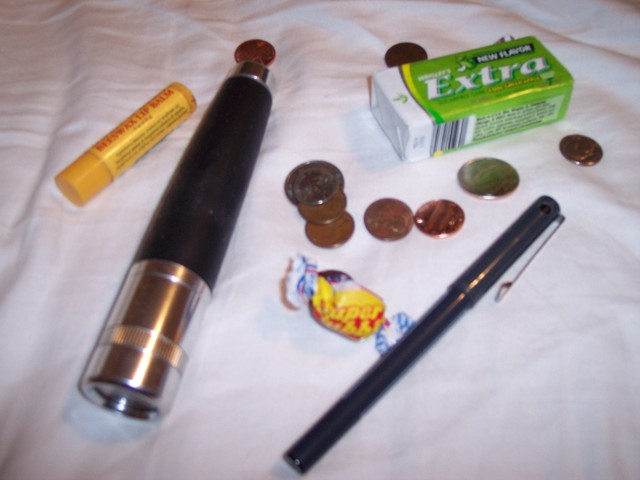
#> input picture Data/Check/December2014/ukbench08326.jpg, 640 x 480 px, given as the content of the folder ../Data/Check/December2014/ukbench08326.jpg, which was not available
$ python imagehash.py --source ../Data/Check/December2014/ukbench08326.jpg --check ../Data/Check/December2014/ukbench08349.jpg
#> lines starting #> are read from the running program, lines starting #| are printed output that depends on the picture; pictures that were not available may be replaced by others from this repository, and a replacement may not be noted
from imutils import paths
import argparse
import sys
import cv2
import os

def dhash(image, hashSize=8):

	resized = cv2.resize(image, (hashSize + 1, hashSize))
	diff = resized[:, 1:] > resized[:, :-1]

	return sum([2 ** i for (i, v) in enumerate(diff.flatten()) if v])

ap = argparse.ArgumentParser()
ap.add_argument("-s", "--source", required=True,
	help="dataset of images to search through ")
ap.add_argument("-c", "--check", required=True,
	help="set of images we are searching for ")
args = vars(ap.parse_args())

print("Computing hashes for \"source\"...")
haystackPaths = list(paths.list_images(args["source"]))
needlePaths = list(paths.list_images(args["check"]))

if sys.platform != "win32":
	haystackPaths = [p.replace("\\", "") for p in haystackPaths]
	needlePaths = [p.replace("\\", "") for p in needlePaths]

BASE_PATHS = set([p.split(os.path.sep)[-2] for p in needlePaths])
haystack = {}

for p in haystackPaths:
	image = cv2.imread(p)
#> image is the input picture: shape (480, 640, 3); mean B, G, R 161.7, 159.6, 168.1

	if image is None:
		continue

	image = cv2.cvtColor(image, cv2.COLOR_BGR2GRAY)
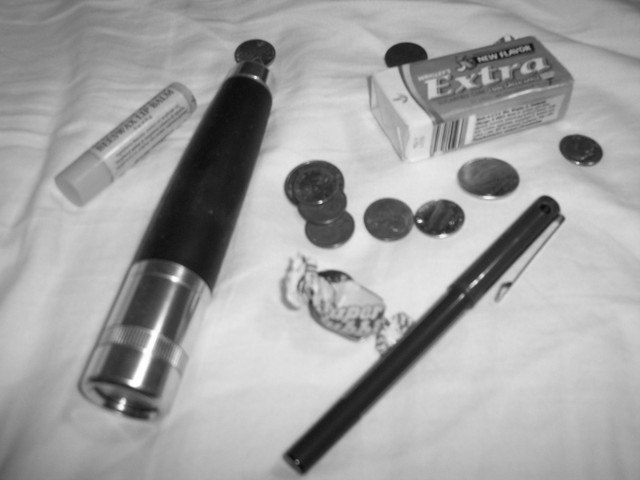
#> image: shape (480, 640); min 12, max 255, mean 162.4
	imageHash = dhash(image)
#> imageHash = 3976190376746338719

	l = haystack.get(imageHash, [])
#> l = []
	l.append(p)
	haystack[imageHash] = l

print("Computing hashes for \"check\" images...")

for p in needlePaths:
	image = cv2.imread(p)

	if image is None:
		continue

	image = cv2.cvtColor(image, cv2.COLOR_BGR2GRAY)
	imageHash = dhash(image)

	matchedPaths = haystack.get(imageHash, [])
#> matchedPaths = 1 item

	for matchedPath in matchedPaths:
		b = p.split(os.path.sep)[-2]

		if b in BASE_PATHS:
			BASE_PATHS.remove(b)
#> this loop made 1 pass
#> b on pass 1: '_only'
#> after the loop, BASE_PATHS = 0 items

print("Check the following directories...")

for b in BASE_PATHS:
	print("{}".format(b))
#> this loop made 0 passes

$ run again, on Data/Check/OldPhone/e4edf6e4.jpg
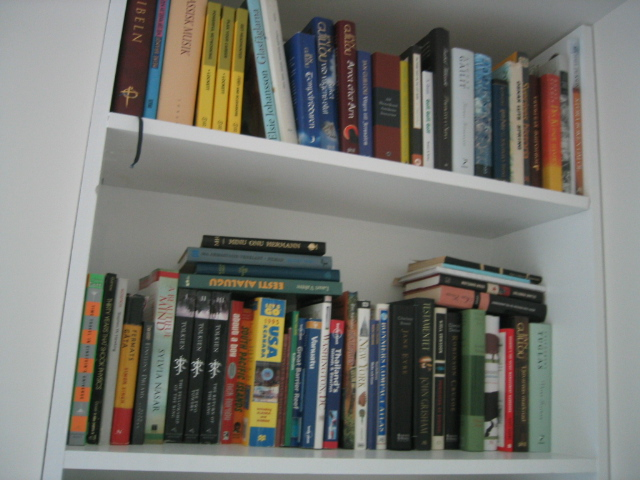
#> input picture Data/Check/OldPhone/e4edf6e4.jpg, 640 x 480 px, given as the content of the folder ../Data/Check/OldPhone/e4edf6e4.jpg, which was not available
#> image is the input picture: shape (480, 640, 3); mean B, G, R 113.2, 119, 119.1
#> `image = cv2.cvtColor(image, cv2.COLOR_BGR2GRAY)`:
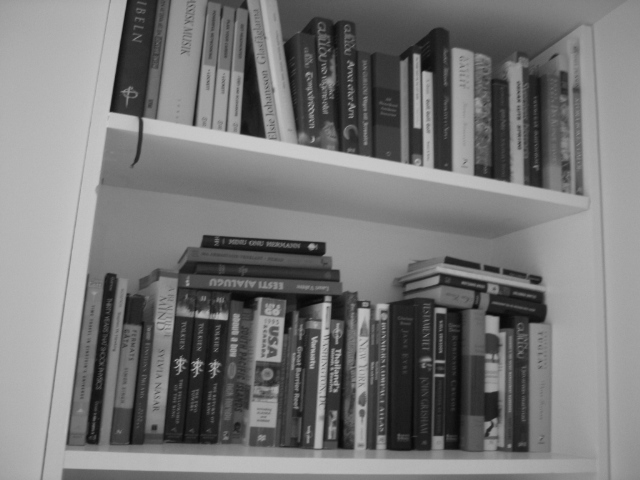
#> image: shape (480, 640); min 7, max 204, mean 118.4
#> imageHash = 16495819641972500969
#> l = []
#> matchedPaths = 1 item
#> the loop `for matchedPath in matchedPaths:` made 1 pass
#> b on pass 1: '_only'
#> after the loop `for matchedPath in matchedPaths:`: BASE_PATHS = 0 items

$ run again, on Data/Check/PIX/ukbench08376.jpg
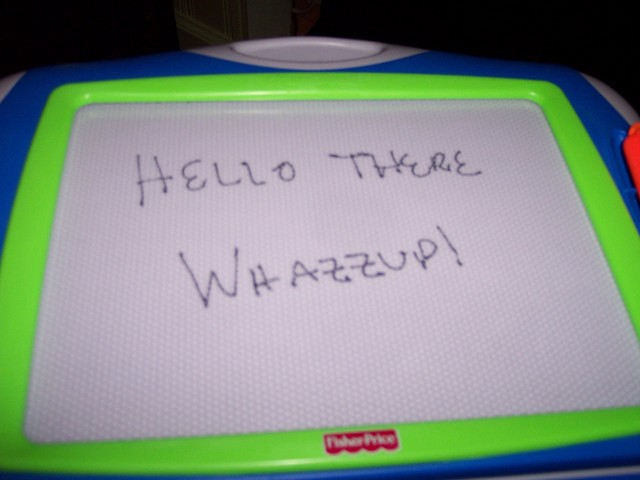
#> input picture Data/Check/PIX/ukbench08376.jpg, 640 x 480 px, given as the content of the folder ../Data/Check/PIX/ukbench08376.jpg, which was not available
#> image is the input picture: shape (480, 640, 3); mean B, G, R 132.4, 141.7, 129.9
#> `image = cv2.cvtColor(image, cv2.COLOR_BGR2GRAY)`:
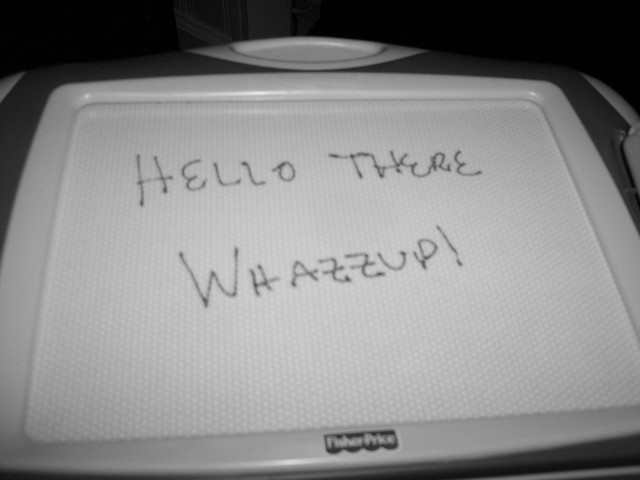
#> image: shape (480, 640); min 0, max 231, mean 137.1
#> imageHash = 3390945721911807750
#> l = []
#> matchedPaths = 1 item
#> the loop `for matchedPath in matchedPaths:` made 1 pass
#> b on pass 1: '_only'
#> after the loop `for matchedPath in matchedPaths:`: BASE_PATHS = 0 items
